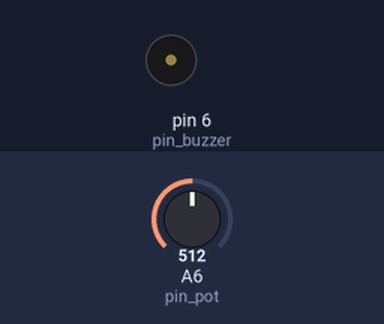
The sketch below on a simulated Arduino Nano, built with avr-gcc and run on an emulated ATmega328P. Shown: buzzer (waves = sounding, pin HIGH). The inputs (shaded band) are chosen by the test bench; at power-on: A6 (pin_pot) = 512.

Above: at 0.98 s.
1.3 s: A6 (pin_pot) set to 122
At 1.75 s:
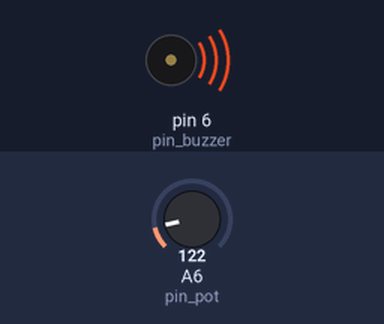
4.3 s: A6 (pin_pot) set to 511
At 4.76 s:
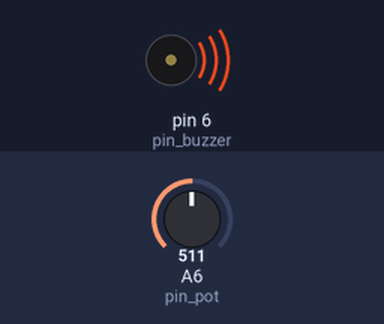
Timing chart, 0 to 13.3 s (numbered marks = the images above; inputs shaded):
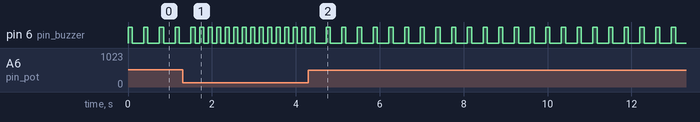

The sketch:

unit-017-control-buzzer-with-potentiometer.ino
```cpp
const char pin_pot    = A6; // potentiometer
const char pin_buzzer = 6;  // buzzer


int pot_value   = 0;        // to store the reading from A6
int delay_time  = 0;        // to store the time between beeps
void setup() {
  pinMode(pin_buzzer, OUTPUT);  // buzzer is an output
}
void loop() {
  // 1) Read the potentiometer value (0–1023)
  pot_value = analogRead(pin_pot);


  // 2) Convert this value to a delay time (for example 50–500 ms)
  //    When pot is low  → short delay (fast beeps)
  //    When pot is high → long delay (slow beeps)
  delay_time = map(pot_value, 0, 1023, 50, 500);


  // 3) Make one beep
  digitalWrite(pin_buzzer, HIGH);  // buzzer ON
  delay(100);                      // beep length (100 ms)
  digitalWrite(pin_buzzer, LOW);   // buzzer OFF


  // 4) Wait based on the pot position
  delay(delay_time);               // pause depends on knob position
}
```

Measured:
- after the input at 1.3 s, pin 6 (pin_buzzer): alternates HIGH for 0.10 s and LOW for 0.10 s, starting after 0.40 s
- after the input at 4.3 s, pin 6 (pin_buzzer): alternates HIGH for 0.10 s and LOW for 0.27 s, starting after 0.42 s
- by itself, pin 6 (pin_buzzer): alternates HIGH for 0.10 s and LOW for 0.28 s
